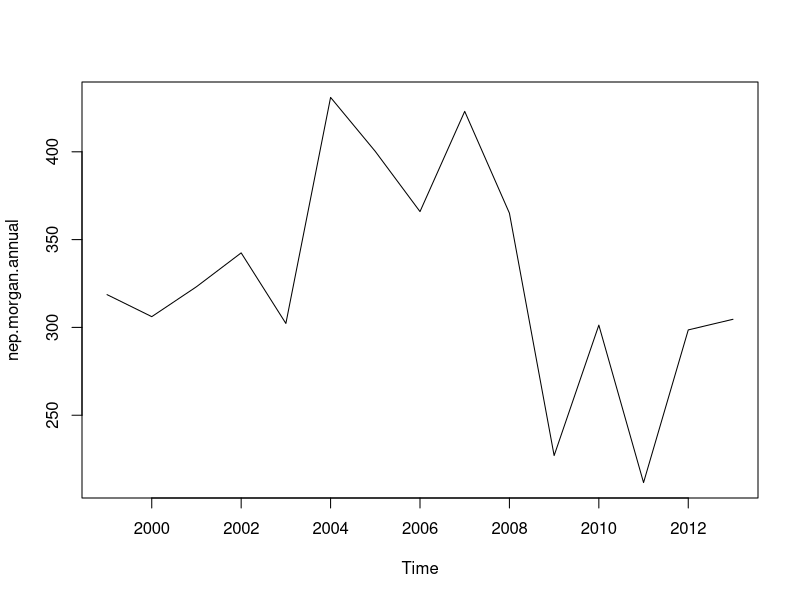
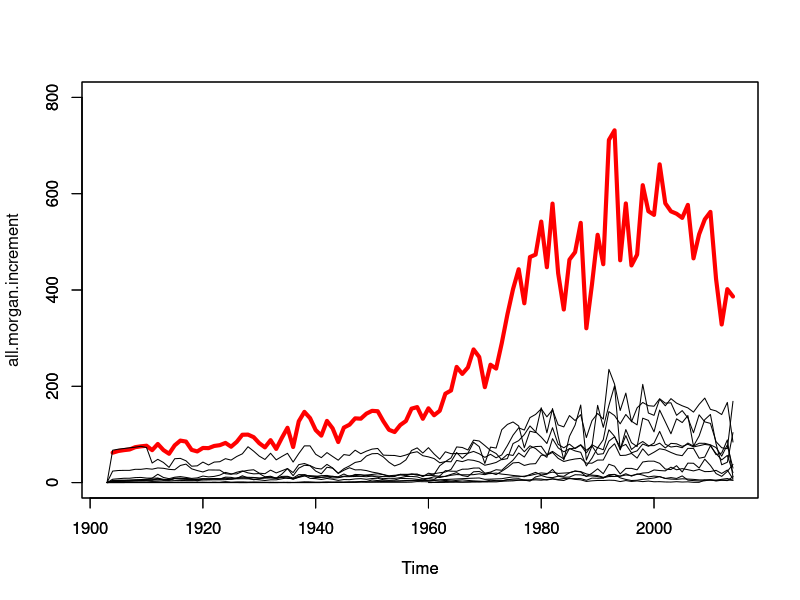
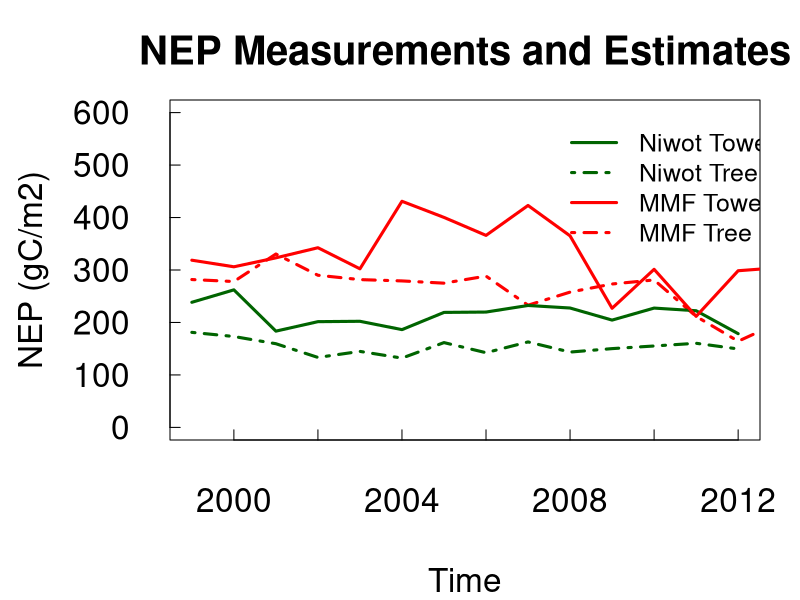

Write R code to recreate these figures, in order. (Note: this script raises an error after producing the figures.)
library(Hmisc)
library(vioplot)
library(lattice)
library(ggplot2)

nep.niwot <- ts(read.table("monthly_nep_niwot.txt", header = T), end = 2013, frequency = 1)

nep.morgan.annual <- ts(read.table("MMS_L2gapfilled_NEE_annual.txt", header = T), end = 2013, frequency = 1)
summary(nep.morgan.annual)

#changing from NEE to NEP
nep.morgan.annual <- nep.morgan.annual[,2]*-1
plot(nep.morgan.annual, type="l")
summary(nep.morgan.annual)

bioB.niwot <- ts(read.table("site_biomass_increment_recon_plotB_kg_per_ha.txt",header = T)/10,end = 2012, frequency = 1)    #/10 to convert kg/ha into g/m2
bioC.niwot <- ts(read.table("site_biomass_increment_recon_plotC_kg_per_ha.txt",header = T)/10,end = 2012, frequency = 1)
bio.niwot.all <- ts(apply(ts.union(bioB.niwot[,1],bioC.niwot[,1]),1,mean,na.rm = T),end = 2012,frequency = 1)
# bio.niwot.fir <- bio.niwot.all <- ts(apply(ts.union(bio.niwot.all[,2],bioC.niwot[,2]),1,mean,na.rm = T),end = 2012,frequency = 1)
#  bio.niwot.pine <- bio.niwot.all <- ts(apply(ts.union(bio.niwot.all[,3],bioC.niwot[,3]),1,mean,na.rm = T),end = 2012,frequency = 1) 
#  bio.niwot.spruce <- bio.niwot.all <- ts(apply(ts.union(bio.niwot.all[,4],bioC.niwot[,4]),1,mean,na.rm = T),end = 2012,frequency = 1)

#  bio.niwot.all<- ts.union(bio.niwot.all, bio.niwot.fir, bio.niwot.spruce, bio.niwot.pine, end= 2012, frequency =1)
 summary(bio.niwot.all)
 
 
 all.morgan.increment <- ts(read.csv("MMF_site_BM_inc2.csv", header = T)[,2], end = 2014, frequency = 1)
summary(all.morgan.increment)

mmf.spp.increment <- ts(read.csv("MMF_bm_spp_inc.csv", header=T) [,2:12], end=2014, frequency =1)

summary(mmf.spp.increment[,"ACSA"])

mmf.spp.increment[,"ACSA"]
 
 


# all.morgan.increment <- all.morgan
# all.morgan.increment[1] = 0
# 
# for(i in 2:length(all.morgan)){
# 
# all.morgan.increment[i] <- all.morgan[i]-all.morgan[(i-1)] #biomass increment from cumulative biomass
# 
# }
# bio.mmf.all <- ts.union(acsa.morgan.increment, saal.morgan.increment, frax.morgan.increment, quru.morgan.increment, 
#                     qual.morgan.increment, fagr.morgan.increment, ulru.morgan.increment, litu.morgan.increment,
#                     tiam.morgan.increment, pogr.morgan.increment, astr.morgan.increment, all.morgan.increment, end= 2014, frequency= 1)
# summary(bio.mmf.all) 
# bio.mmf.all <- bio.mmf.all*1000 #gets us into grams for the comparison with the tower

 all.morgan.increment <- all.morgan.increment*1000
 mmf.spp.increment <-mmf.spp.increment*1000
summary(all.morgan.increment) 
 summary(mmf.spp.increment) 



ts.plot(all.morgan.increment, col="red", lwd="4", ylim=c(0,800))
par(new=T)
ts.plot(mmf.spp.increment[,1:11], ylim=c(0,800))

mmf.plotting.inc <-ts.union(mmf.spp.increment, all.morgan.increment, end=2014) 
mmf.plotting.inc <-data.frame(mmf.plotting.inc) 
mmf.plotting.inc <-mmf.plotting.inc[,1:12]
names(mmf.plotting.inc)<- c("ACSA", "ASTR","FAGR", "FRAX", "LITU", "POGR", "QUAL", "QURU", "SAAL", "TIAM", "ULRU", "ALL")
row.names(mmf.plotting.inc) <- c(1903:2014)
head(mmf.plotting.inc)
################################################

nep.niwot.annual <- ts(apply(nep.niwot,1,sum,na.rm = T),end = 2012, frequency = 1)
#nep.morgan.annual <- ts(apply(nep.morgan$agg_NEE_month,1,sum,na.rm = T),end = 2012, frequency = 1)

forcomp.niwot <- window(ts.union(nep.niwot.annual, bio.niwot.all*0.5),start = 1999,end = 2012)  # multiplying the TR BMinc. to get the amount of carbon; lets us compare with the tower.
forcomp.morgan.all <- window(ts.union(nep.morgan.annual, all.morgan.increment*0.5),start = 1999,end = 2013)
forcomp.morgan.spp <- window(ts.union(nep.morgan.annual, mmf.spp.increment*0.5),start = 1999,end = 2013)
 
dim(forcomp.morgan.all) 
dim(forcomp.morgan.spp)
 
summary(forcomp.niwot)
summary(forcomp.morgan.all)

par(new=F)
par(cex=2, tck=0.03, mar=c(4, 4.25, 2.5, 1)) 
plot(forcomp.niwot[,2], type="l", lty="dotdash", col="darkgreen", xlim=c(1999,2012),ylim=c(0,600), ylab="NEP (gC/m2)", lwd=3, yaxt="n") 
 axis(2,las=1)
 par(new=T)
 plot(forcomp.morgan.all[,2], type="l", col="red1",lty="dotdash", xlim=c(1999,2012), ylim=range(0,600), axes=F, ylab="", xlab="", lwd=3)
 par(new=T)
 plot(forcomp.niwot[,1], type="l",  col="darkgreen",xlim=c(1999,2012), ylim=c(0,600), axes=F, ylab="", xlab="", lwd=3)
 par(new=T)
 plot(forcomp.morgan.all[,1], type="l", col="red1", xlim=c(1999,2012), ylim=range(0,600), axes=F, ylab="", xlab="", lwd=3, main="NEP Measurements and Estimates")
 legend(x= 2007.5,y=600, legend= c("Niwot Tower", "Niwot Tree Rings", "MMF Tower", "MMF Tree Rings"), col= c("darkgreen","darkgreen","red1","red1"), cex=0.75, lty=c(1,4,1,4),lwd=3, bty="n")
 
 
ratio.niwot <- forcomp.niwot[,2:5]/forcomp.niwot[,1]
ratio.morgan.all <- ts(forcomp.morgan.all[,2]/forcomp.morgan.all[,1], start=1999, end=2013)
ratio.morgan.spp <- ts(forcomp.morgan.spp[,2:12]/forcomp.morgan.spp[,1], start = 1999, end = 2013)

ratio.morgan.combo <- window(ts.union(ratio.morgan.all, ratio.morgan.spp), start = 1999, end =2013)

ratio.morgan.combo<-as.data.frame(ratio.morgan.combo)
head(ratio.morgan.combo)
names(ratio.morgan.combo)<- c(" All", "ACSA", "ASTR","FAGR", "FRAX", "LITU", "POGR", "QUAL", "QURU", "SAAL", "TIAM", "ULRU")
summary(ratio.morgan.combo)

sd.ratio.morgan.combo<- apply(ratio.morgan.combo, 2, FUN=sd)

# ratio.morgan.spp <- as.data.frame(ratio.morgan.spp)
# #names(ratio.morgan.spp)<- c("ACSA", "ASTR","FAGR", "FRAX", "LITU", "POGR", "QUAL", "QURU", "SAAL", "TIAM", "ULRU")
# head(ratio.morgan.spp )
# ratio.morgan.combo <- ratio.morgan.spp
# ratio.morgan.combo$all <- ratio.morgan.all
# head(ratio.morgan.combo)
# names(ratio.morgan.combo)<- c("ACSA", "ASTR","FAGR", "FRAX", "LITU", "POGR", "QUAL", "QURU", "SAAL", "TIAM", "ULRU", "ALL")
# head(ratio.morgan.combo)
# row.names(ratio.morgan.combo) <- c(1999:2005)
# head(ratio.morgan.combo)
# summary(ratio.morgan.combo) 

min(ratio.morgan.combo)

test <- data.frame(ratio.morgan.combo)
test <- stack(test)
dim(test)
ratio.morgan.stack <-stack(ratio.morgan.combo)
summary(ratio.morgan.stack)
names(ratio.morgan.stack)<- c("ratio", "Species")
summary(ratio.morgan.stack)

sd.ratio.morgan.combo

ratio.niwot <- data.frame(ratio.niwot)
row.names(ratio.niwot) <- c(1999:2012)
names(ratio.niwot) <- c("All SPP", "Fir", "Spruce", "Pine")
head(ratio.niwot)

summary(ratio.niwot)
sd.niwot.ratio <- apply(ratio.niwot, 2, FUN=sd)
summary(sd.niwot.ratio)

ratio.niwot.stack <- stack(ratio.niwot)
head(ratio.niwot.stack)
names(ratio.niwot.stack)<-c("ratio", "Species")

dim(ratio.morgan.combo)
dim(ratio.morgan.stack)



# Making violin plots of the ratios to show the percentage of NEP each spp contributes
large.axes <- theme(axis.line=element_line(color="black", size=0.5), panel.grid.major=element_blank(), panel.grid.minor= element_blank(), panel.border= element_blank(), panel.background= element_blank(), axis.text.x=element_text(angle=0, color="black", size=18), axis.text.y=element_text(color="black", size=18), axis.title.x=element_text(face="bold", size=20, vjust=-1),  axis.title.y=element_text(face="bold", size=20, vjust=0.2), plot.margin=unit(c(2,2,2,2), "lines"))

poster.theme<-theme(axis.line=element_line(color="black"), panel.grid.major=element_blank(), panel.grid.minor=element_blank(), panel.border=element_blank(),
                    panel.background=element_blank(), axis.text.x=element_text(angle=0, color="black", size=21),
                    axis.text.y=element_text(angle=0, color="black", size=21), axis.title.x=element_text(face="bold", size=28),
                    axis.title.y=element_text(face="bold", size=28), strip.text=element_text(face="bold", size=rel(1.75)),
                    title=element_text(face="bold", size=30))
niwot.shapes <- c(10, 16:18)
niwot.colors <- c("darkgreen", "olivedrab", "darkturquoise", "mediumorchid")
ggplot(data=ratio.niwot.stack, aes(Species, ratio)) + 
  geom_violin(adjust=2, scale="width") + 
  scale_shape_manual(values=niwot.shapes) +
  scale_color_manual(values=niwot.colors)+
  geom_point(position=position_jitter(width=0.15, height=0.0001), aes(shape=Species, color=Species), size=8) + 
  large.axes +
  poster.theme + 
  theme(legend.position=c(0.95,0.8), legend.text=element_text(size=24), legend.title=element_text(size=28), legend.background=element_rect(fill="white"), legend.key=element_rect(color="white", fill=NA)) + 
  labs(title="Niwot Ridge") +
  theme(axis.title.y=element_text(vjust=2))+
  #theme(axis.title.x=element_text(vjust=0))+
  scale_y_continuous(name="aNPP : NEP", limit=c(0,1)) + scale_x_discrete(name="Species") + 
  stat_summary(fun.y=mean, geom="point", shape="_", size=15, color="black") 
  

# mmf.colors <- read.csv("SpeciesColors.csv", header=T)
mmf.shapes <- read.csv("SpeciesShapes.csv", header=T)

mmf.shapes <- c(10, 15:20, 15:19)
mmf.colors <- c("red", "purple", "wheat3", "cadetblue3", "orange4", "darkgreen", "hotpink1", "black", "red1", "brown", "goldenrod1", "medium purple1")
# dodgerblue
# purple
# wheat3
# cadetblue3
# orange4
# darkolivegreen2
# hotpink1
# black
# red2
# brown
# goldenrod1
# mediumpurple1


dim(mmf.colors)
#MMF
large.axes <- theme(axis.line=element_line(color="black", size=0.5), panel.grid.major=element_blank(), panel.grid.minor= element_blank(), panel.border= element_blank(), panel.background= element_blank(), axis.text.x=element_text(angle=0, color="black", size=18), axis.text.y=element_text(color="black", size=18), axis.title.x=element_text(face="bold", size=20, vjust=-1),  axis.title.y=element_text(face="bold", size=20, vjust=0.2), plot.margin=unit(c(2,2,2,2), "lines"))

ggplot(data=ratio.morgan.stack, aes(Species, ratio)) + 
  geom_violin(adjust=1, scale="width") + 
  scale_shape_manual(values=mmf.shapes) +
  scale_color_manual(values=mmf.colors) +
  geom_point(position=position_jitter(width=0.25, height=0.0001), aes(shape=Species, color=Species), size=8) + 
  poster.theme + 
  theme(legend.position=c(0.95,0.8), legend.text=element_text(size=20), legend.title=element_text(size=20), legend.background=element_rect(fill="white"), legend.key=element_rect(color="white", fill=NA)) + 
  theme(axis.title.y=element_text(vjust=1.5))+
  theme(axis.title.x=element_text(vjust=-0.1))+
  labs(title="Morgan-Monroe")+
  scale_y_continuous(name="aNPP : NEP", limit=c(0,1)) + scale_x_discrete(name="Species") + 
  stat_summary(fun.y=mean, geom="point", shape="_", size=15, color="black") 

#################################################################
# Plotting out time series for graphics
#################################################################

df.bio.niwot.all <- data.frame(bio.niwot.all*0.5)
names(df.bio.niwot.all)<- c("all.spp", "fir", "spruce", "pine")
row.names(df.bio.niwot.all) <- c(1700:2012)

df.all.morgan.inc <-data.frame(all.morgan.increment*0.5)
names(df.all.morgan.inc) <- c("all.spp")
row.names(df.all.morgan.inc) <- c(1903:2014)

par(new=F)
par(cex=2, tck=0.03, mar=c(4, 4.25, 2.5, 1)) 
plot(df.bio.niwot.all[,1] ~ row.names(df.bio.niwot.all), type="l", col="darkgreen", xlim=c(1900,2014),ylim=c(0,600),  lwd=3, yaxt="n", xlab="Year",ylab="aNPP (gC/m^2", main="aNPP estimates from Tree Rings") 
axis(2,las=1)
par(new=T)
plot(df.all.morgan.inc[,1], type="l", col="red1", xlim=c(1900,2014), ylim=range(0,600), axes=F, ylab="", xlab="", lwd=3)

legend("topleft", legend= c("Niwot Ridge", "Morgan-Monroe"), col= c("darkgreen","red1"), cex=0.75, lty=c(1,1),lwd=3, bty="n")
